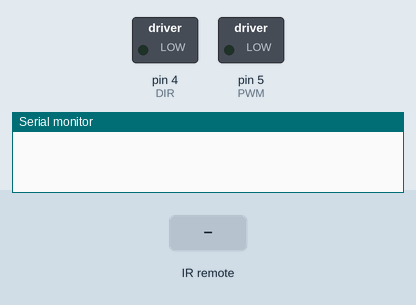
Recording of a sketch running on a simulated Arduino Uno, built with avr-gcc and run on an emulated ATmega328P. On the bench: switched loads named in the sketch (green lamp = pin HIGH), the last lines printed to the serial monitor. Inputs (shaded band) come from the test bench.

Above: at 1.2 s.
1.3 s: infrared code 0xDE010FC6 received
At 2.3 s:
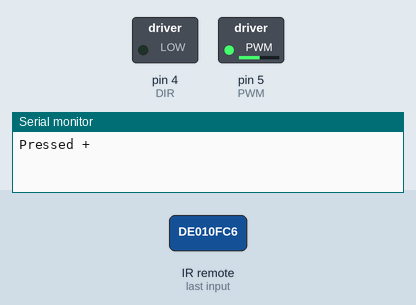
2.8 s: infrared code 0xDE010FE6 received
At 3.4 s:
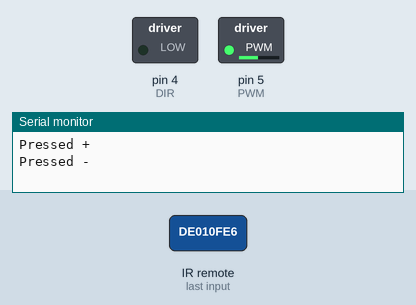
4.3 s: infrared code 0xDE010FD8 received
At 4.6 s:
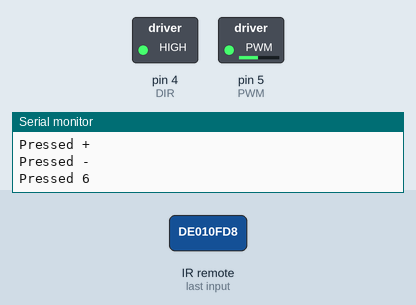
5.8 s: infrared code 0xDE010FC6 received
At 6.9 s:
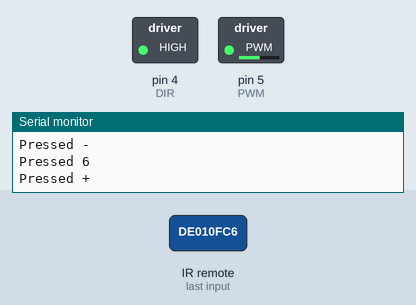
7.3 s: infrared code 0xDE010FE received
At 8.1 s:
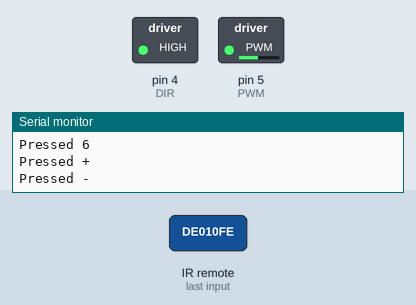
8.8 s: infrared code 0xDE010FC8 received
At 9.2 s:
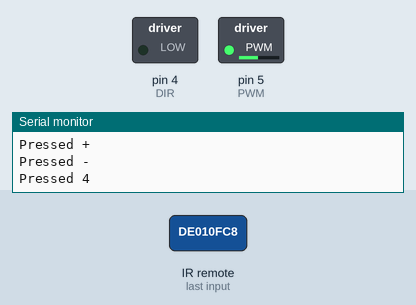
Timing chart, 0 to 11.3 s (numbered marks = the images above; inputs shaded):
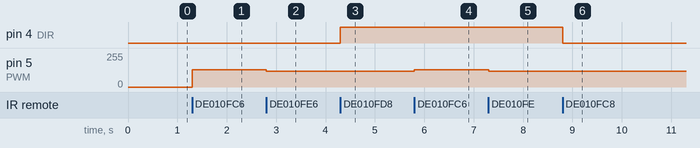

The sketch:

sketch_mar09a.ino
```cpp
#include <IRremote.h>
#define SENSOR 9
#define PWM 5
#define DIR 4

IRrecv irrecv(SENSOR);
decode_results results;

void setup() {
  Serial.begin(9600);
  irrecv.enableIRIn();
  pinMode(PWM, OUTPUT);
  pinMode(DIR, OUTPUT);
  digitalWrite(PWM, LOW);
}

int previous_state = 0;
int motor_speed = 120;

void loop() {
  if (irrecv.decode(&results)) {
    switch(results.value) {
      case 29580:
      case 3724611526:
        Serial.println("Pressed +");
        motor_speed += 10;
        if (motor_speed > 255) {
          motor_speed = 255;
        }
        analogWrite(PWM, motor_speed);
        break;
      case 13260:
      case 3724611558:
      case 232788222:
        Serial.println("Pressed -");
        motor_speed -= 10;
        if (motor_speed < 0) {
          motor_speed = 0;
        }
        analogWrite(PWM, motor_speed);
        break;
      case 28560:
      case 3724611528:
      case 232788220:
        Serial.println("Pressed 4");
        digitalWrite(DIR, LOW);
        break;
      case 32640:
      case 3724611520:
      case 56833:
        Serial.println("Pressed PWR");
        if (previous_state == 1) {
          digitalWrite(PWM, LOW);
          previous_state = 0;
        } else {
          analogWrite(PWM, motor_speed);
          previous_state = 1;
        }
        break;
      case 20400:
      case 3724611544:
      case 4294967295:
        Serial.println("Pressed 6");
        digitalWrite(DIR, HIGH);
        break;
      default:
        Serial.println(results.value, DEC);
        break;
    }

    irrecv.resume();
  }

}
```

Measured:
- after the input at 1.3 s, pin 5 (PWM): 0/255 → 130/255 at once
- after the input at 2.8 s, pin 5 (PWM): 130/255 → 120/255 at once
- after the input at 4.3 s, pin 4 (DIR): LOW → HIGH at once
- after the input at 5.8 s, pin 5 (PWM): 120/255 → 130/255 at once
- after the input at 7.3 s, pin 5 (PWM): 130/255 → 120/255 at once
- after the input at 8.8 s, pin 4 (DIR): HIGH → LOW at once
